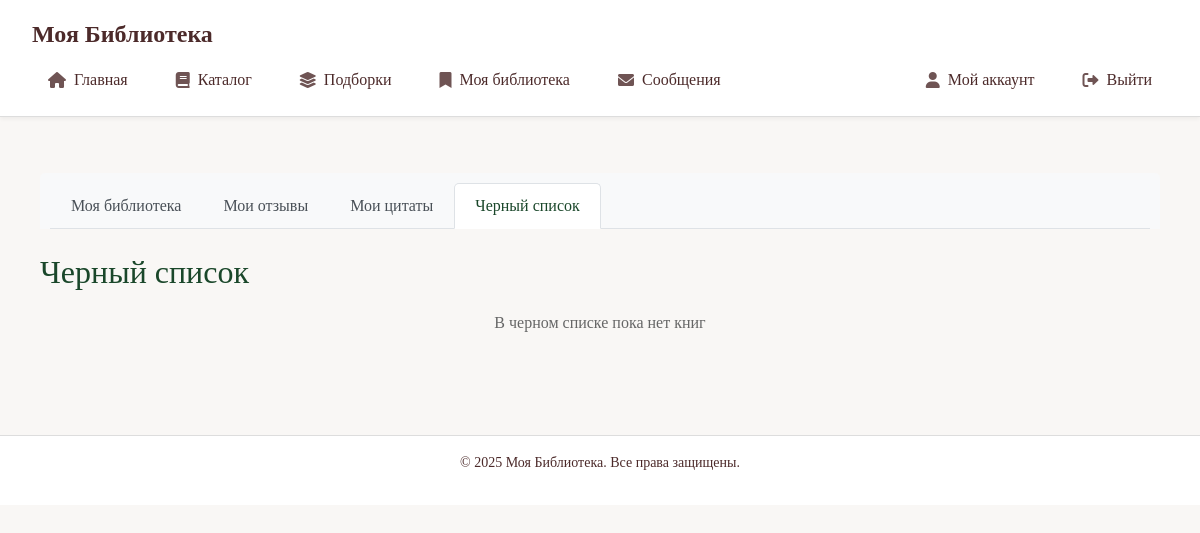
Page /books/blacklist/ (signed in) on the earlier database version.
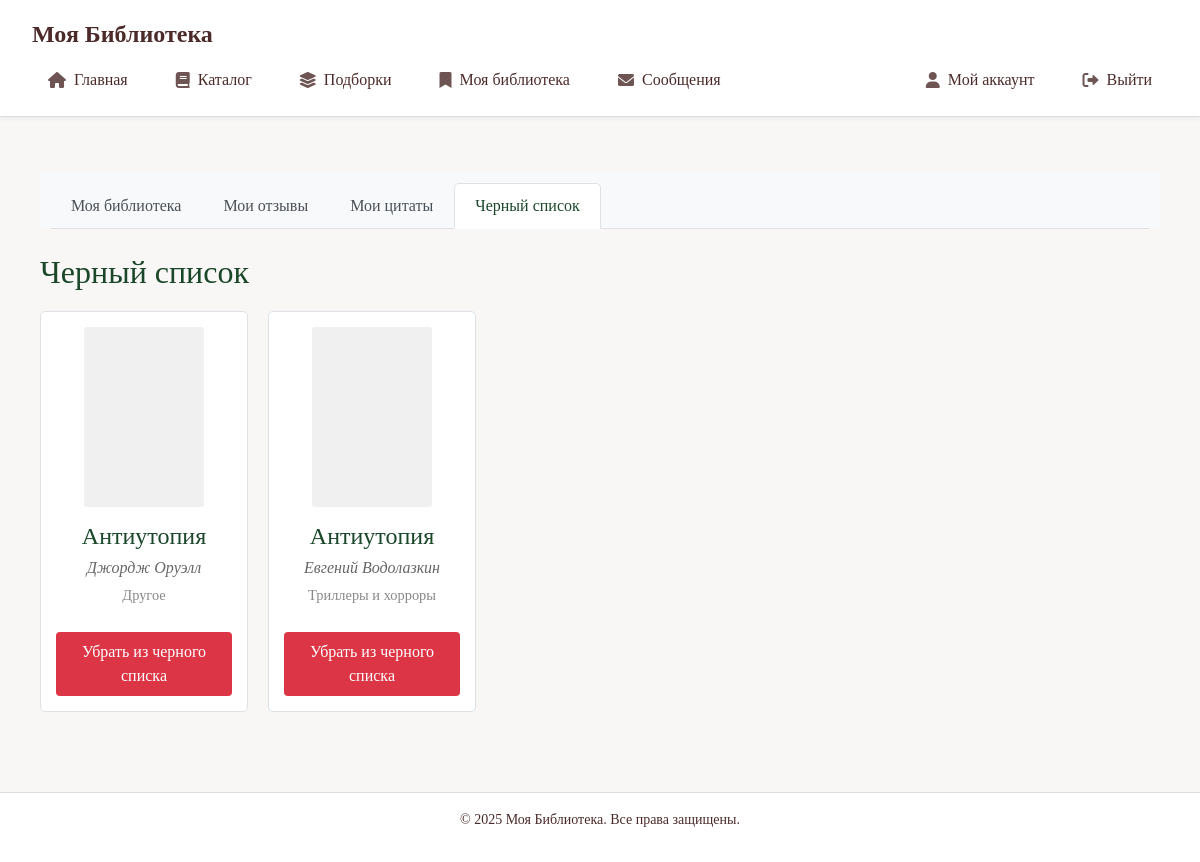
Same page on the later database version.
### books/models.py (models this page shows, shortened)
class Book(models.Model):
    GENRE_CHOICES = [
        ("fantasy", "Фэнтези"),
        ("sci_fi", "Фантастика"),
        ("thriller_horror", "Триллеры и хорроры"),
        ("detective", "Детективы"),
        ("romance", "Романтика"),
        ("classic", "Классика"),
        ("prose", "Проза"),
        ("history", "История"),
        ("biography", "Биографии и мемуары"),
        ("psychology", "Психология"),
        ("self_help", "Саморазвитие"),
        ("business", "Бизнес"),
        ("health", "Здоровье"),
        ("young_adult", "Young Adult"),
        ("non_fiction", "Нон-фикшн"),
        ("comics", "Комиксы и графические романы"),
        ("children", "Детям"),
        ("audio", "Аудиокнига"),
        ("drama", "Драма"),
        ("other", "Другое")
    ]
    title = models.CharField(
        max_length=255,
        verbose_name='Название',
        help_text='Обязательное поле. Введите название книги.'
    )
    authors = models.ManyToManyField(
        Author,
        related_name='books',
        verbose_name='Авторы',
        help_text='Обязательное поле. Выберите одного или нескольких авторов.'
    )
    pages = models.PositiveIntegerField(
        verbose_name='Количество страниц',
        help_text='Обязательное поле. Укажите общее количество страниц в книге.',
        default=1  # Значение по умолчанию
    )
    description = models.TextField(
        verbose_name='Описание',
        blank=True,
        help_text='Добавьте описание книги.'
    )
    cover = models.ImageField(
        upload_to='book_covers/',
        null=True,
        blank=True,
        verbose_name='Обложка'
    )
    published_date = models.DateField(
        null=True,
        blank=True,
        verbose_name='Дата публикации'
    )
    genre = models.CharField(
        max_length=50,
        choices=GENRE_CHOICES,
        default='other',
        verbose_name='Жанр'
    )
    world_rating = models.FloatField(
        null=True,
        blank=True,
        verbose_name='Мировой рейтинг'
    )
    site_rating = models.FloatField(
        default=0,
        verbose_name='Рейтинг на сайте'
    )
    isbn = models.CharField(
        max_length=13,
        blank=True,
        null=True,
        verbose_name='ISBN',
        help_text='Международный стандартный книжный номер'
    )
    online_sources = models.JSONField(
        default=dict,
        blank=True,
        verbose_name='Ссылки для чтения',
        help_text='Укажите ссылки на сайты, где можно прочитать книгу онлайн'
    )
    book_id = models.CharField(
        max_length=100,
        unique=True,
        blank=True,
        null=True,
        verbose_name="Внешний ID книги"
    )
    openlibrary_id = models.CharField(
        max_length=100,
        blank=True,
        verbose_name="ID в OpenLibrary"
    )
    is_approved = models.BooleanField(
        default=False,
        verbose_name='Одобрено модератором'
    )
    created_at = models.DateTimeField(
        auto_now_add=True,
        verbose_name='Дата добавления'
    )
    updated_at = models.DateTimeField(
        auto_now=True,
        verbose_name='Дата обновления'
    )
    submitted_by = models.ForeignKey(
        User,
        on_delete=models.SET_NULL,
        null=True,
        related_name='submitted_books',
        verbose_name='Добавил'
    )
    moderation_comment = models.TextField(
        blank=True,
        null=True,
        verbose_name='Комментарий для модератора'
    )
    rejection_reason = models.TextField(
        blank=True,
        null=True,
        verbose_name='Причина отклонения'
    )
    class Meta:
        verbose_name = 'Книга'
        verbose_name_plural = 'Книги'
        ordering = ['-created_at']

class Author(models.Model):
    name = models.CharField(max_length=255, verbose_name="Имя автора")
    birthday = models.DateField(blank=True, null=True, verbose_name="День рождения")
    die = models.DateField(blank=True, null=True, verbose_name="Дата смерти")
    century = models.PositiveIntegerField(verbose_name="Век")
    country = models.CharField(max_length=255, verbose_name="Страна")
    bio = models.TextField(blank=True, null=True, verbose_name="Биография")
    wiki_url = models.URLField(max_length=500, blank=True, null=True, verbose_name="Ссылка на Wikipedia")
    def __str__(self):
        return self.name

### books/views.py (the view)
# urls.py: path('blacklist/', views.user_blacklist, name='user_blacklist'),
@login_required
def user_blacklist(request):
    blacklisted_books = UserBookRelation.objects.filter(
        user=request.user,
        list_type='blacklist'
    ).select_related(
        'book'
    ).prefetch_related(
        'book__authors'
    ).order_by('book__title')
    return render(request, 'lib/user_blacklist.html', {
        'blacklisted_books': [rel.book for rel in blacklisted_books]
    })

### main_admin/context_processors.py (called while the page is built, shortened)
def site_settings(request):
    if not request.path.startswith('/admin/'):
        return {}

### users/models.py (called while the page is built)
    @property
    def has_unread_messages(self):
        return self.moderator_messages.filter(is_read=False).exists()

### users/templates/lib/user_blacklist.html (shortened to what this page needs)
{% extends 'base.html' %}
{% load static %}
{% block content %}
<div class="blacklist-container">
    <div class="nav-tabs-wrapper">
        <ul class="nav nav-tabs mb-4">
            <li class="nav-item">
                <a class="nav-link" href="{% url 'books:user_library' %}">
                    Моя библиотека
                </a>
            </li>
            <li class="nav-item">
                <a class="nav-link" href="{% url 'books:user_reviews' %}">
                    Мои отзывы
                </a>
            </li>
            <li class="nav-item">
                <a class="nav-link" href="{% url 'books:user_quotes' %}">
                    Мои цитаты
                </a>
            </li>
            <li class="nav-item">
                <a class="nav-link active" href="{% url 'books:user_blacklist' %}">
                    Черный список
                </a>
            </li>
        </ul>
    </div>
    <div class="blacklist-section">
        <h2>Черный список</h2>
        {% if blacklisted_books %}
            <div class="books-grid">
                {% for book in blacklisted_books %}
                    <div class="book-card">
                        <a href="{% url 'books:detail' book.id %}" class="book-link">
                            <div class="book-cover-placeholder"></div>
                            <div class="book-info">
                                <h4>{{ book.title }}</h4>
                                <p class="authors">{{ book.authors.all|join:", " }}</p>
                                <p class="genre">{{ book.get_genre_display }}</p>
                            </div>
                        </a>
                        <button class="remove-from-blacklist" data-book-id="{{ book.id }}">
                            Убрать из черного списка
                        </button>
                    </div>
                {% endfor %}
            </div>
        {% else %}
            <p class="no-items">В черном списке пока нет книг</p>
        {% endif %}
    </div>
</div>
{% endblock %}

Differences in the rows shown:
added Book: title "Антиутопия", authors.all "Джордж Оруэлл", genre "Другое"
added Book: title "Антиутопия", authors.all "Евгений Водолазкин", genre "Триллеры и хорроры"
Other differences:
text no longer shown: "В черном списке пока нет книг"
